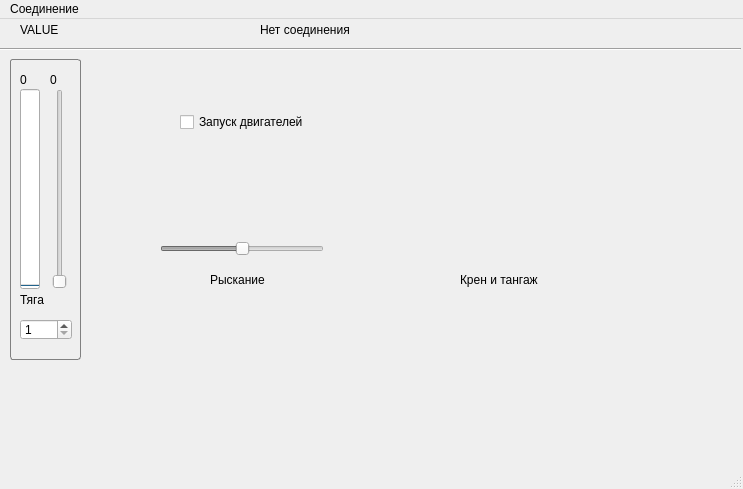
<?xml version="1.0" encoding="UTF-8"?>
<ui version="4.0">
 <class>MainWindow</class>
 <widget class="QMainWindow" name="MainWindow">
  <property name="geometry">
   <rect>
    <x>0</x>
    <y>0</y>
    <width>743</width>
    <height>489</height>
   </rect>
  </property>
  <property name="windowTitle">
   <string>MainWindow</string>
  </property>
  <property name="styleSheet">
   <string notr="true">QGroupBox{
	border: 0px;
}</string>
  </property>
  <widget class="QWidget" name="centralWidget">
   <widget class="QLabel" name="label">
    <property name="geometry">
     <rect>
      <x>20</x>
      <y>0</y>
      <width>67</width>
      <height>21</height>
     </rect>
    </property>
    <property name="text">
     <string>VALUE</string>
    </property>
   </widget>
   <widget class="QLabel" name="label_2">
    <property name="geometry">
     <rect>
      <x>260</x>
      <y>0</y>
      <width>301</width>
      <height>21</height>
     </rect>
    </property>
    <property name="text">
     <string>Нет соединения</string>
    </property>
   </widget>
   <widget class="Line" name="line">
    <property name="geometry">
     <rect>
      <x>0</x>
      <y>20</y>
      <width>741</width>
      <height>20</height>
     </rect>
    </property>
    <property name="sizePolicy">
     <sizepolicy hsizetype="Maximum" vsizetype="Fixed">
      <horstretch>0</horstretch>
      <verstretch>0</verstretch>
     </sizepolicy>
    </property>
    <property name="sizeIncrement">
     <size>
      <width>1</width>
      <height>0</height>
     </size>
    </property>
    <property name="orientation">
     <enum>Qt::Horizontal</enum>
    </property>
   </widget>
   <widget class="QGroupBox" name="greenGroupBox">
    <property name="geometry">
     <rect>
      <x>10</x>
      <y>40</y>
      <width>331</width>
      <height>281</height>
     </rect>
    </property>
    <widget class="QLabel" name="label_6">
     <property name="geometry">
      <rect>
       <x>200</x>
       <y>210</y>
       <width>71</width>
       <height>21</height>
      </rect>
     </property>
     <property name="text">
      <string>Рыскание</string>
     </property>
    </widget>
    <widget class="QCheckBox" name="checkBox">
     <property name="geometry">
      <rect>
       <x>170</x>
       <y>50</y>
       <width>161</width>
       <height>26</height>
      </rect>
     </property>
     <property name="focusPolicy">
      <enum>Qt::NoFocus</enum>
     </property>
     <property name="text">
      <string>Запуск двигателей</string>
     </property>
    </widget>
    <widget class="QSlider" name="horizontalSlider">
     <property name="enabled">
      <bool>false</bool>
     </property>
     <property name="geometry">
      <rect>
       <x>150</x>
       <y>180</y>
       <width>164</width>
       <height>19</height>
      </rect>
     </property>
     <property name="focusPolicy">
      <enum>Qt::NoFocus</enum>
     </property>
     <property name="autoFillBackground">
      <bool>false</bool>
     </property>
     <property name="maximum">
      <number>100</number>
     </property>
     <property name="value">
      <number>50</number>
     </property>
     <property name="sliderPosition">
      <number>50</number>
     </property>
     <property name="orientation">
      <enum>Qt::Horizontal</enum>
     </property>
     <property name="invertedAppearance">
      <bool>false</bool>
     </property>
    </widget>
   </widget>
   <widget class="QGroupBox" name="blueGroupBox">
    <property name="geometry">
     <rect>
      <x>400</x>
      <y>40</y>
      <width>221</width>
      <height>241</height>
     </rect>
    </property>
    <property name="flat">
     <bool>false</bool>
    </property>
    <widget class="QLabel" name="label_circle_blue">
     <property name="geometry">
      <rect>
       <x>70</x>
       <y>70</y>
       <width>64</width>
       <height>64</height>
      </rect>
     </property>
     <property name="text">
      <string/>
     </property>
     <property name="pixmap">
      <pixmap resource="resources.qrc">:/images/circle_blue.png</pixmap>
     </property>
    </widget>
    <widget class="QLabel" name="label_up_blue">
     <property name="geometry">
      <rect>
       <x>70</x>
       <y>0</y>
       <width>64</width>
       <height>64</height>
      </rect>
     </property>
     <property name="text">
      <string/>
     </property>
     <property name="pixmap">
      <pixmap resource="resources.qrc">:/images/up_blue.png</pixmap>
     </property>
    </widget>
    <widget class="QLabel" name="label_left_blue">
     <property name="enabled">
      <bool>true</bool>
     </property>
     <property name="geometry">
      <rect>
       <x>10</x>
       <y>70</y>
       <width>64</width>
       <height>64</height>
      </rect>
     </property>
     <property name="text">
      <string/>
     </property>
     <property name="pixmap">
      <pixmap resource="resources.qrc">:/images/left_blue.png</pixmap>
     </property>
     <property name="scaledContents">
      <bool>false</bool>
     </property>
    </widget>
    <widget class="QLabel" name="label_down_blue">
     <property name="geometry">
      <rect>
       <x>70</x>
       <y>130</y>
       <width>64</width>
       <height>64</height>
      </rect>
     </property>
     <property name="text">
      <string/>
     </property>
     <property name="pixmap">
      <pixmap resource="resources.qrc">:/images/down_blue.png</pixmap>
     </property>
    </widget>
    <widget class="QLabel" name="label_up_left_blue">
     <property name="geometry">
      <rect>
       <x>20</x>
       <y>20</y>
       <width>64</width>
       <height>64</height>
      </rect>
     </property>
     <property name="text">
      <string/>
     </property>
     <property name="pixmap">
      <pixmap resource="resources.qrc">:/images/up_left_blue.png</pixmap>
     </property>
    </widget>
    <widget class="QLabel" name="label_up_right_blue">
     <property name="geometry">
      <rect>
       <x>120</x>
       <y>20</y>
       <width>64</width>
       <height>64</height>
      </rect>
     </property>
     <property name="text">
      <string/>
     </property>
     <property name="pixmap">
      <pixmap resource="resources.qrc">:/images/up_right_blue.png</pixmap>
     </property>
    </widget>
    <widget class="QLabel" name="label_down_right_blue">
     <property name="geometry">
      <rect>
       <x>120</x>
       <y>120</y>
       <width>64</width>
       <height>64</height>
      </rect>
     </property>
     <property name="text">
      <string/>
     </property>
     <property name="pixmap">
      <pixmap resource="resources.qrc">:/images/down_right_blue.png</pixmap>
     </property>
    </widget>
    <widget class="QLabel" name="label_down_left_blue">
     <property name="geometry">
      <rect>
       <x>20</x>
       <y>120</y>
       <width>64</width>
       <height>64</height>
      </rect>
     </property>
     <property name="text">
      <string/>
     </property>
     <property name="pixmap">
      <pixmap resource="resources.qrc">:/images/down_left_blue.png</pixmap>
     </property>
    </widget>
    <widget class="QLabel" name="label_right_blue">
     <property name="geometry">
      <rect>
       <x>130</x>
       <y>70</y>
       <width>64</width>
       <height>64</height>
      </rect>
     </property>
     <property name="text">
      <string/>
     </property>
     <property name="pixmap">
      <pixmap resource="resources.qrc">:/images/right_blue.png</pixmap>
     </property>
    </widget>
    <widget class="QLabel" name="label_7">
     <property name="geometry">
      <rect>
       <x>60</x>
       <y>210</y>
       <width>121</width>
       <height>21</height>
      </rect>
     </property>
     <property name="text">
      <string>Крен и тангаж</string>
     </property>
    </widget>
   </widget>
   <widget class="QGroupBox" name="throttleBox">
    <property name="geometry">
     <rect>
      <x>10</x>
      <y>40</y>
      <width>71</width>
      <height>301</height>
     </rect>
    </property>
    <property name="autoFillBackground">
     <bool>false</bool>
    </property>
    <property name="styleSheet">
     <string notr="true">QGroupBox {
   border: 1px solid gray;
   border-radius: 3px;
}
</string>
    </property>
    <property name="title">
     <string/>
    </property>
    <property name="flat">
     <bool>false</bool>
    </property>
    <property name="checkable">
     <bool>false</bool>
    </property>
    <widget class="QProgressBar" name="progressBar">
     <property name="geometry">
      <rect>
       <x>10</x>
       <y>30</y>
       <width>20</width>
       <height>200</height>
      </rect>
     </property>
     <property name="maximum">
      <number>255</number>
     </property>
     <property name="value">
      <number>0</number>
     </property>
     <property name="textVisible">
      <bool>false</bool>
     </property>
     <property name="orientation">
      <enum>Qt::Vertical</enum>
     </property>
     <property name="textDirection">
      <enum>QProgressBar::BottomToTop</enum>
     </property>
     <property name="format">
      <string>%p%</string>
     </property>
    </widget>
    <widget class="QLabel" name="label_3">
     <property name="geometry">
      <rect>
       <x>10</x>
       <y>230</y>
       <width>67</width>
       <height>21</height>
      </rect>
     </property>
     <property name="text">
      <string>Тяга</string>
     </property>
    </widget>
    <widget class="QLabel" name="label_throttle_set">
     <property name="geometry">
      <rect>
       <x>40</x>
       <y>10</y>
       <width>31</width>
       <height>21</height>
      </rect>
     </property>
     <property name="text">
      <string>0</string>
     </property>
    </widget>
    <widget class="QSlider" name="throttleSlider">
     <property name="enabled">
      <bool>false</bool>
     </property>
     <property name="geometry">
      <rect>
       <x>40</x>
       <y>30</y>
       <width>19</width>
       <height>200</height>
      </rect>
     </property>
     <property name="maximum">
      <number>255</number>
     </property>
     <property name="orientation">
      <enum>Qt::Vertical</enum>
     </property>
     <property name="tickInterval">
      <number>1</number>
     </property>
    </widget>
    <widget class="QSpinBox" name="throttle_sesitivity_spinBox">
     <property name="geometry">
      <rect>
       <x>10</x>
       <y>260</y>
       <width>52</width>
       <height>21</height>
      </rect>
     </property>
     <property name="focusPolicy">
      <enum>Qt::NoFocus</enum>
     </property>
     <property name="minimum">
      <number>1</number>
     </property>
     <property name="maximum">
      <number>5</number>
     </property>
    </widget>
    <widget class="QLabel" name="label_4">
     <property name="geometry">
      <rect>
       <x>10</x>
       <y>10</y>
       <width>31</width>
       <height>21</height>
      </rect>
     </property>
     <property name="text">
      <string>0</string>
     </property>
    </widget>
   </widget>
  </widget>
  <widget class="QMenuBar" name="menuBar">
   <property name="geometry">
    <rect>
     <x>0</x>
     <y>0</y>
     <width>743</width>
     <height>29</height>
    </rect>
   </property>
   <widget class="QMenu" name="menu">
    <property name="title">
     <string>Соединение</string>
    </property>
    <addaction name="separator"/>
    <addaction name="action_connect"/>
    <addaction name="action_3"/>
   </widget>
   <addaction name="menu"/>
  </widget>
  <widget class="QStatusBar" name="statusBar"/>
  <action name="action_3">
   <property name="text">
    <string>Выход</string>
   </property>
  </action>
  <action name="action_connect">
   <property name="checkable">
    <bool>false</bool>
   </property>
   <property name="checked">
    <bool>false</bool>
   </property>
   <property name="text">
    <string>Соединить</string>
   </property>
  </action>
 </widget>
 <layoutdefault spacing="6" margin="11"/>
 <resources>
  <include location="resources.qrc"/>
 </resources>
 <connections>
  <connection>
   <sender>action_3</sender>
   <signal>triggered()</signal>
   <receiver>MainWindow</receiver>
   <slot>close()</slot>
   <hints>
    <hint type="sourcelabel">
     <x>-1</x>
     <y>-1</y>
    </hint>
    <hint type="destinationlabel">
     <x>171</x>
     <y>200</y>
    </hint>
   </hints>
  </connection>
 </connections>
</ui>
